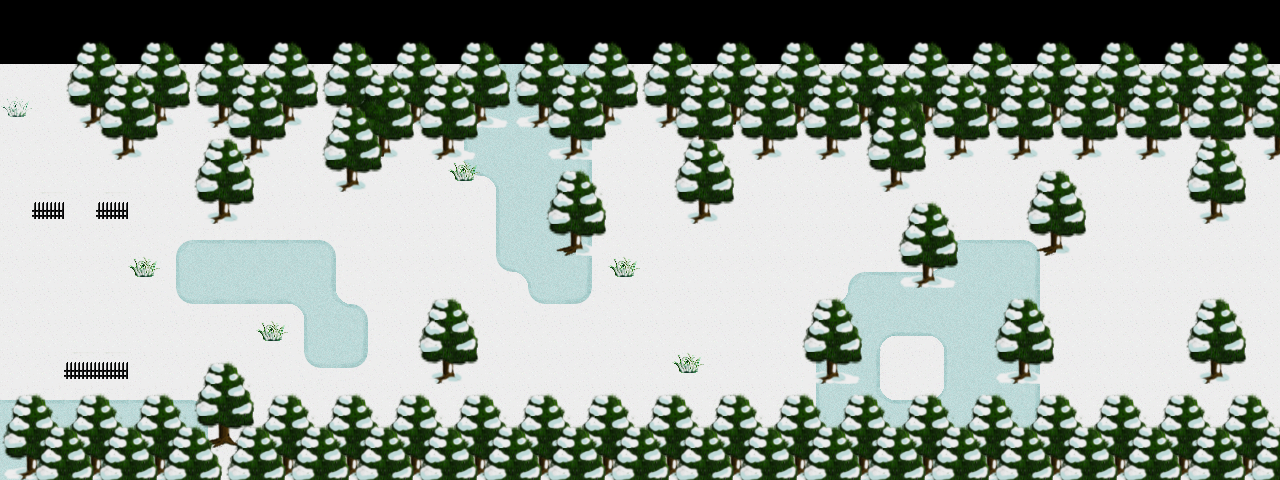

This game map was drawn from its Tiled (.tmx) file and the tilesets committed beside it. A one-line description and the trimmed map source follow:
An orthogonal 40x15 tile map with 32x32 px tiles, 10 tile layers (Floor, Floor2, Floor3, Shadows, ...) and 34 objects (26x Wall, 8x Cinematic).

<map version="1.0" orientation="orthogonal" width="40" height="15" tilewidth="32" tileheight="32">
 <tileset firstgid="1" name="tiles3" tilewidth="32" tileheight="32">
  <image source="Pixelart/tiles3.png" width="320" height="672" />
 </tileset>
 <layer name="Floor" width="40" height="15">
  <data>[600 cells, 497 non-empty, 5 distinct tile ids]</data>
 </layer>
 <layer name="Floor2" width="40" height="15">
  <data>[600 cells, 177 non-empty, 5 distinct tile ids]</data>
 </layer>
 <layer name="Floor3" width="40" height="15">
  <data>[600 cells, 78 non-empty, 6 distinct tile ids]</data>
 </layer>
 <layer name="Shadows" width="40" height="15">
  <data>[600 cells, 243 non-empty, 7 distinct tile ids]</data>
 </layer>
 <layer name="Snow1" width="40" height="15">
  <properties>
   <property name="scroll" value="100" />
  </properties>
  <data>[600 cells, 520 non-empty, 18 distinct tile ids]</data>
 </layer>
 <layer name="Trees1" width="40" height="15">
  <data>[600 cells, 252 non-empty, 8 distinct tile ids]</data>
 </layer>
 <layer name="Snow2" width="40" height="15">
  <properties>
   <property name="scroll" value="100" />
  </properties>
  <data>[600 cells, 193 non-empty, 8 distinct tile ids]</data>
 </layer>
 <layer name="Trees2" width="40" height="15">
  <properties>
   <property name="z-index" value="2" />
  </properties>
  <data>[600 cells, 147 non-empty, 6 distinct tile ids]</data>
 </layer>
 <layer name="Trees3" width="40" height="15">
  <properties>
   <property name="z-index" value="2" />
  </properties>
  <data>[600 cells, 82 non-empty, 6 distinct tile ids]</data>
 </layer>
 <objectgroup name="Object Layer 1" width="40" height="15">
  <object type="Wall" x="32" y="96" width="1248" height="32" />
  <object type="Wall" x="32" y="448" width="1248" height="32" />
  <object type="Wall" x="192" y="416" width="64" height="32" />
  <object type="Wall" x="416" y="352" width="64" height="32" />
  <object type="Wall" x="544" y="224" width="64" height="32" />
  <object type="Wall" x="672" y="192" width="64" height="32" />
  <object type="Wall" x="544" y="128" width="64" height="32" />
  <object type="Wall" x="416" y="128" width="64" height="32" />
  <object type="Wall" x="352" y="128" width="64" height="32" />
  <object type="Wall" x="320" y="160" width="64" height="32" />
  <object type="Wall" x="96" y="128" width="64" height="32" />
  <object type="Wall" x="96" y="128" width="64" height="32" />
  <object type="Wall" x="224" y="128" width="64" height="32" />
  <object type="Wall" x="192" y="192" width="64" height="32" />
  <object type="Wall" x="64" y="352" width="64" height="32" />
  <object type="Wall" x="32" y="192" width="32" height="32" />
  <object type="Wall" x="96" y="192" width="32" height="32" />
  <object type="Wall" x="0" y="128" width="32" height="320" />
  <object type="Wall" x="896" y="256" width="64" height="32" />
  <object type="Wall" x="864" y="160" width="64" height="32" />
  <object type="Wall" x="1024" y="224" width="64" height="32" />
  <object type="Wall" x="1184" y="192" width="64" height="32" />
  <object type="Wall" x="1184" y="352" width="64" height="32" />
  <object type="Wall" x="992" y="352" width="64" height="32" />
  <object type="Wall" x="800" y="352" width="64" height="32" />
  <object type="Wall" x="736" y="128" width="544" height="32" />
  <object name="snowball" type="Cinematic" x="864" y="256" width="32" height="32">
   <properties>
    <property name="DataFile" value="./Data/trees1.data" />
   </properties>
  </object>
  <object name="snowball" type="Cinematic" x="864" y="288" width="32" height="32">
   <properties>
    <property name="DataFile" value="./Data/trees1.data" />
   </properties>
  </object>
  <object name="snowball" type="Cinematic" x="864" y="320" width="32" height="32">
   <properties>
    <property name="DataFile" value="./Data/trees1.data" />
   </properties>
  </object>
  <object name="snowball" type="Cinematic" x="864" y="352" width="32" height="32">
   <properties>
    <property name="DataFile" value="./Data/trees1.data" />
   </properties>
  </object>
  <object name="snowball" type="Cinematic" x="864" y="384" width="32" height="32">
   <properties>
    <property name="DataFile" value="./Data/trees1.data" />
   </properties>
  </object>
  <object name="snowball" type="Cinematic" x="864" y="416" width="32" height="32">
   <properties>
    <property name="DataFile" value="./Data/trees1.data" />
   </properties>
  </object>
  <object name="snowball" type="Cinematic" x="864" y="224" width="32" height="32">
   <properties>
    <property name="DataFile" value="./Data/trees1.data" />
   </properties>
  </object>
  <object name="snowball" type="Cinematic" x="864" y="192" width="32" height="32">
   <properties>
    <property name="DataFile" value="./Data/trees1.data" />
   </properties>
  </object>
 </objectgroup>
 <layer name="Snow3" width="40" height="15">
  <properties>
   <property name="scroll" value="100" />
   <property name="z-index" value="2" />
  </properties>
  <data>[600 cells, 278 non-empty, 7 distinct tile ids]</data>
 </layer>
</map>
